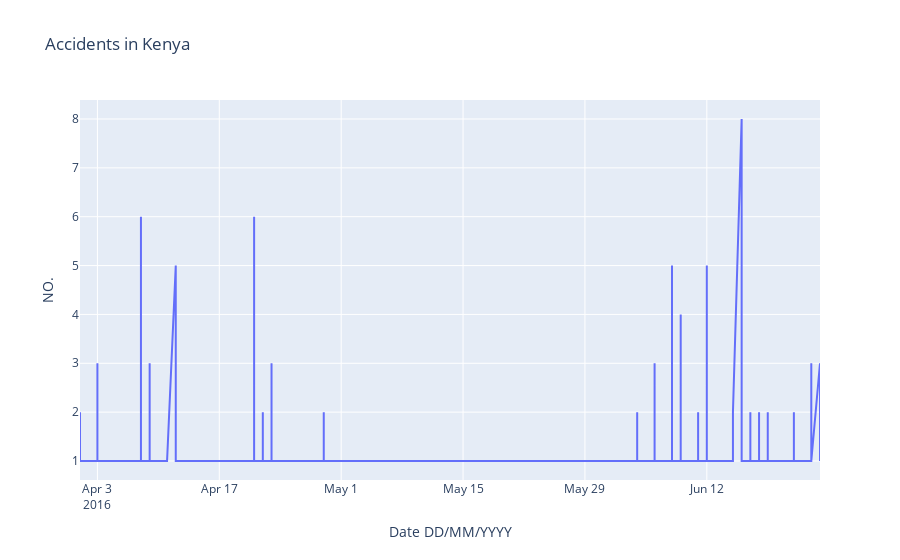

Source (notebook cell):
### Code cell
'''Index(['TIME 24 HOURS', 'BASE/SUB BASE', 'COUNTY', 'ROAD', 'PLACE',
       'BRIEF ACCIDENT DETAILS', 'GENDER', 'AGE', 'CAUSE CODE', 'VICTIM',
       'NO.'],
      dtype='object')'''
# we can also use plotly to plot the data
import plotly.express as px
fig = px.line(df, x=df.index, y='NO.', title='Accidents in Kenya')
fig.show()

### Figure 1 — Plotly figure (JSON) as saved in the notebook; plotly's stock layout.template omitted (floating-point values rounded to 4 significant figures; data arrays with more than 128 entries replaced by an {"elided": "..."} marker saying what was removed)
{"data": [{"hovertemplate": "Date DD/MM/YYYY=%{x}<br>NO.=%{y}<extra></extra>", "legendgroup": "", "line": {"color": "#636efa", "dash": "solid"}, "marker": {"symbol": "circle"}, "mode": "lines", "name": "", "orientation": "v", "showlegend": false, "type": "scatter", "x": {"elided": "375 str values"}, "xaxis": "x", "y": {"elided": "375 int values"}, "yaxis": "y"}], "layout": {"legend": {"tracegroupgap": 0}, "title": {"text": "Accidents in Kenya"}, "xaxis": {"anchor": "y", "domain": [0, 1], "title": {"text": "Date DD/MM/YYYY"}}, "yaxis": {"anchor": "x", "domain": [0, 1], "title": {"text": "NO."}}}}
